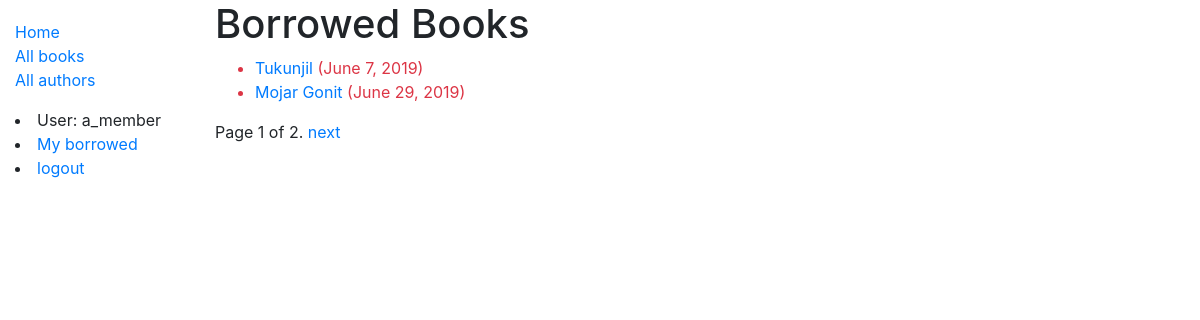
/catalog/mybooks/ (signed in), run on the app's committed database.
### catalog/models.py (models this page shows, shortened)
class BookInstance(models.Model):
    id = models.UUIDField(primary_key=True, default=uuid.uuid4, help_text='Unique ID for this particular book across whole library')
    book = models.ForeignKey(Book, on_delete=models.SET_NULL, null=True)
    imprint = models.CharField(max_length=200)
    due_back = models.DateField(null=True, blank=True)
    borrower = models.ForeignKey(User, on_delete=models.SET_NULL, null=True, blank=True)
    LOAN_STATUS = (
        ('m', 'Maintenance'),
        ('o', 'On loan'),
        ('a', 'Available'),
        ('r', 'Reserved'),
    )
    status = models.CharField(
        max_length=1,
        choices=LOAN_STATUS,
        blank=True,
        default='m',
        help_text='Book availability',
    )
    class Meta:
        ordering = ['due_back']
        permissions = (('can_mark_returned', 'Set book as returned'),)
    @property
    def is_overdue(self):
        if self.due_back and (date.today() > self.due_back):
            return True
        else:
            return False

class Book(models.Model):
    title = models.CharField(max_length=200, help_text='Enter the title of the book')
    author = models.ForeignKey(Author, on_delete=models.SET_NULL, null=True)
    summary = models.CharField(max_length=1000, help_text='Enter a brief description of the book')
    isbn = models.CharField('ISBN', max_length=13,
                            help_text='13 Character <a href="https://www.isbn-international.org/'
                                        'content/what-isbn">ISBN number</a>')
    genre = models.ManyToManyField(Genre, help_text='Select a genre for this book')
    language = models.ForeignKey('Language', on_delete=models.SET_NULL, null=True)
    def display_genre(self):
        return ', '.join(genre.name for genre in self.genre.all()[:3])
    display_genre.short_description = 'Genre'

### catalog/views.py (the view)
# urls.py: path('mybooks/', views.LonedBooksByUserListView.as_view(), name='my-borrowed'),
class LonedBooksByUserListView(LoginRequiredMixin, generic.ListView):
    model = BookInstance
    template_name = 'catalog/bookinstance_list_borrowed_user.html'
    paginate_by = 2
    def get_queryset(self):
        return BookInstance.objects.filter(borrower=self.request.user)\
            .filter(status__exact='o').order_by('due_back')

### catalog/templates/catalog/bookinstance_list_borrowed_user.html
{% extends 'base_generic.html' %}
{% block content %}
    <h1>Borrowed Books</h1>
    {% if bookinstance_list %}
        <ul>
        {% for bookinst in bookinstance_list %}
            <li class="{% if bookinst.is_overdue %}text-danger{% endif %}">
            <a href="{{ bookinst.book.get_absolut_url }}">{{ bookinst.book.title }}</a> ({{ bookinst.due_back }})
            </li>
        {% endfor %}
        </ul>
    {% else %}
        <p>There is no book borrowed</p>
    {% endif %}
{% endblock %}

### catalog/templates/base_generic.html (shortened to what this page needs)
<!DOCTYPE html>
<html lang="en">
<head>
  <link rel="stylesheet" href="https://stackpath.bootstrapcdn.com/bootstrap/4.1.3/css/bootstrap.min.css">
  {% load static %}
  <link rel="stylesheet" href="{% static 'css/styles.css' %}">
</head>
<body>
  <div class="container-fluid">
    <div class="row">
      <div class="col-sm-2">
      {% block sidebar %}
        <ul class="sidebar-nav">
          <li><a href="{% url 'index' %}">Home</a></li>
          <li><a href="{% url 'books' %}">All books</a></li>
          <li><a href="{% url 'authors' %}">All authors</a></li>
        </ul>
        {% if user.is_authenticated %}
            <li>User: {{ user.get_username }}</li>
            <li><a href="{% url 'my-borrowed' %}">My borrowed</a></li>
            <li><a href="{% url 'logout' %}?next={{ request.path }}">logout</a></li>
        {% else %}
            <li><a href="{% url 'login' %}?next={{ request.path }}">login</a></li>
        {% endif %}
     {% endblock %}
      </div>
      <div class="col-sm-10 ">
          {% block content %}
          {% endblock %}
          {% block pagination %}
                {% if is_paginated %}
                    <div class="pagination">
                        <span class="page-links">
                            <span class="page-current">
                                Page {{ page_obj.number }} of {{ page_obj.paginator.num_pages }}.
                            </span>
                            {% if page_obj.has_next %}
                                <a href="{{ request.path }}?page={{ page_obj.next_page_number }}">next</a>
                            {% endif %}
                        </span>
                    </div>
                {% endif %}
        {% endblock %}
      </div>
    </div>
  </div>
</body>
</html>

### catalog/static/css/styles.css (style rules this page uses)
.sidebar-nav { margin-top: 20px; padding: 0; list-style: none; }

### data on the page
BookInstance: book "Tukunjil", due_back "June 7, 2019"
BookInstance: book "Mojar Gonit", due_back "June 29, 2019"

### other printed values
{{ user.get_username }} "a_member"
{{ page_obj.number }} "1"
{{ page_obj.paginator.num_pages }} "2"
